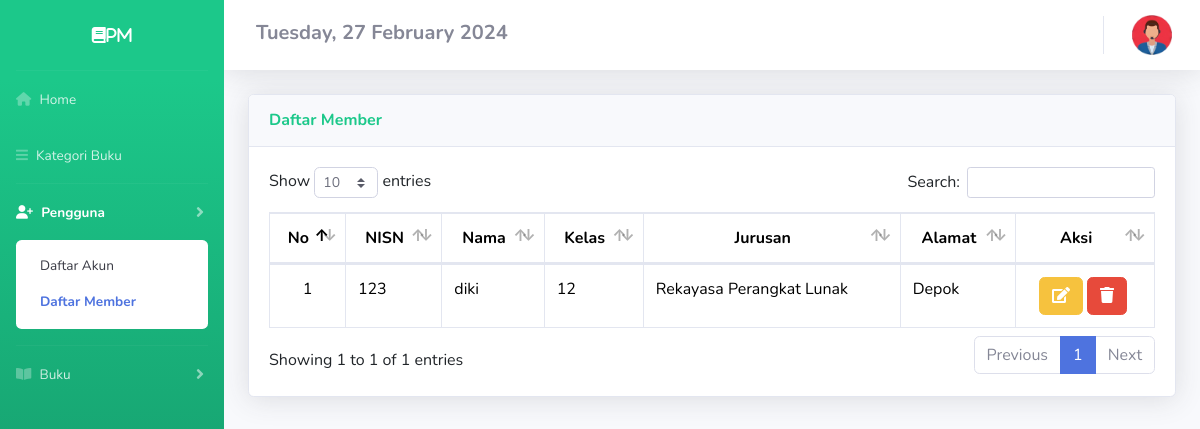
The app's page /DashboardAdmin/member.php (signed in), older data.
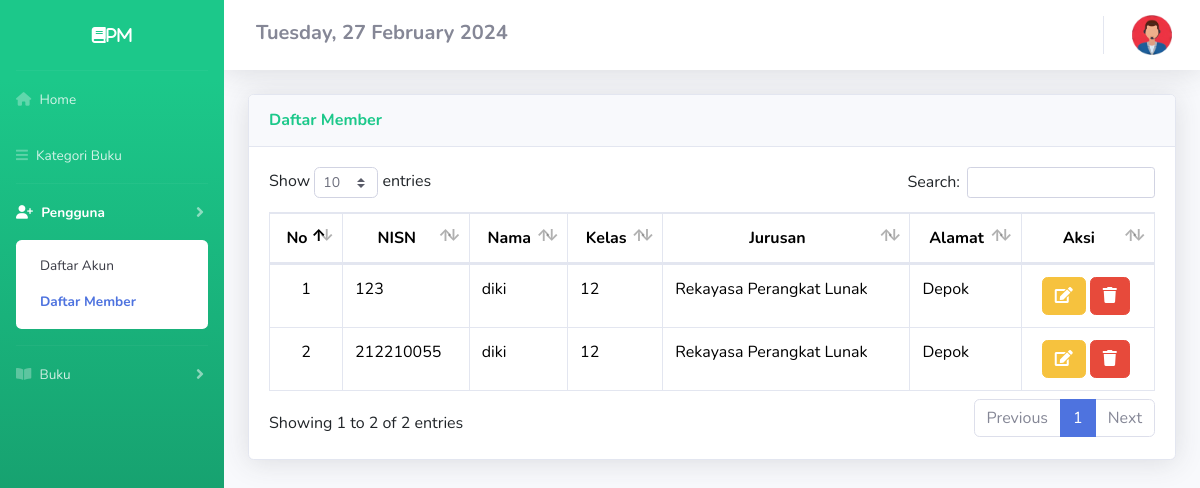
The same page, newer data.
### tables this page shows
CREATE TABLE `member` (
  `nisn` int(11) NOT NULL,
  `nama` varchar(50) NOT NULL,
  `password` varchar(50) NOT NULL,
  `kelas` varchar(50) NOT NULL,
  `jurusan` varchar(50) NOT NULL,
  `alamat` varchar(50) NOT NULL
);

### config/config.php (called while the page is built, shortened)
<?php
$host = "127.0.0.1";
$username = "root";
$password = "";
$database_name = "ukk_king212";
$connection = mysqli_connect($host, $username, $password, $database_name);
function queryReadData($dataKategori)
{
  global $connection;
  $result = mysqli_query($connection, $dataKategori);
  $items = [];
  while ($item = mysqli_fetch_assoc($result)) {
    $items[] = $item;
  }
  return $items;
}

### DashboardAdmin/member.php (the view, shortened to what this page needs)
<?php
require "../config/config.php";
$member = queryReadData("SELECT * FROM member");
?>
<!DOCTYPE html>
<html lang="en">
<head>
  <link href="https://cdn.jsdelivr.net/npm/bootstrap@5.3.2/dist/css/bootstrap.min.css" rel="stylesheet">
  <link href="../assets2/vendor/fontawesome-free/css/all.min.css" rel="stylesheet" type="text/css">
  <link href="../assets2/css/sb-admin-2.min.css" rel="stylesheet">
  <link href="../assets2/vendor/datatables/dataTables.bootstrap4.min.css" rel="stylesheet">
</head>
<body id="page-top">
  <div id="wrapper">
    <ul class="navbar-nav bg-gradient-success sidebar sidebar-dark accordion" id="accordionSidebar">
      <div class="sticky-top">
        <a class="sidebar-brand d-flex align-items-center justify-content-center" href="member.php">
          <div class="sidebar-brand-text fas fa-book">PM</div>
        </a>
        <hr class="sidebar-divider my-0">
        <li class="nav-item">
          <a class="nav-link" href="index.php">
            <i class="fa-solid fa-house"></i>
            <span>Home</span></a>
        </li>
        <li class="nav-item">
          <a class="nav-link" href="kategori.php">
            <i class="fas fa-bars"></i>
            <span>Kategori Buku</span></a>
        </li>
        <hr class="sidebar-divider my-0">
        <li class="nav-item active">
          <a class="nav-link collapsed" href="#" data-toggle="collapse" data-target="#collapseTwo" aria-expanded="true" aria-controls="collapseTwo">
            <i class="fa-solid fa-user-plus"></i>
            <span>Pengguna</span>
          </a>
          <div id="collapseTwo" class="collapse show" aria-labelledby="headingTwo" data-parent="#accordionSidebar">
            <div class="bg-white py-2 collapse-inner rounded ">
              <a class="collapse-item" href="akun.php">Daftar Akun</a>
              <a class="collapse-item active" href="member.php">Daftar Member</a>
            </div>
          </div>
        </li>
        <hr class="sidebar-divider my-0">
        <li class="nav-item">
          <a class="nav-link collapsed" href="#" data-toggle="collapse" data-target="#collapseUtilities" aria-expanded="true" aria-controls="collapseUtilities">
            <i class="fas fa-book-open"></i>
            <span>Buku</span>
          </a>
        </li>
    </ul>
    <?php
    $day = date('l');
    $dayOfMonth = date('d');
    $month = date('F');
    $year = date('Y');
    ?>
    <div id="content-wrapper" class="d-flex flex-column">
      <div id="content">
        <nav class="navbar navbar-expand navbar-light bg-white topbar mb-4 static-top shadow">
          <h5 class="mt-1 mx-3 fw-bold"><span class="fs-5 text-secondary"> <?php echo $day . ", " . $dayOfMonth . " " . " " . $month . " " . $year; ?> </span></h5>
          <ul class="navbar-nav ml-auto">
            <li class="nav-item dropdown no-arrow">
              <a class="nav-link dropdown-toggle" href="#" id="userDropdown" role="button" data-toggle="dropdown" aria-haspopup="true" aria-expanded="false">
                <img src="../assets/adminLogo.png" alt="memberLogo" width="40px">
              </a>
            </li>
          </ul>
        </nav>
        <div class="container-fluid">
          <div class="card shadow mb-4">
            <div class="card-header py-3">
              <h6 class="m-0 font-weight-bold text-success">Daftar Member</h6>
            </div>
            <div class="card-body">
              <div class="table-responsive">
                <table class="table table-bordered" id="dataTable" width="100%" cellspacing="0">
                  <thead>
                    <tr align="center">
                      <th>No</th>
                      <th>NISN</th>
                      <th>Nama</th>
                      <th>Kelas</th>
                      <th>Jurusan</th>
                      <th>Alamat</th>
                      <th>Aksi</th>
                    </tr>
                  </thead>
                  <tbody>
                    <?php
                    $no = 1;
                    foreach ($member as $item) :
                      $nisn = $item['nisn'];
                    ?>
                      <tr>
                        <td align="center"><?php echo $no++ ?></td>
                        <td><?php echo $item['nisn'] ?></td>
                        <td><?php echo $item['nama'] ?></td>
                        <td><?php echo $item['kelas'] ?></td>
                        <td><?php echo $item['jurusan'] ?></td>
                        <td><?php echo $item['alamat'] ?></td>
                        <td align="center">
                          <a title="edit" data-toggle="modal" data-target="#edit<?= $nisn; ?>" class="btn btn-warning" title="Edit"><i class="fas fa-edit"></i></a>
                          <a title="hapus" data-toggle="modal" data-target="#del<?= $nisn; ?>" class="btn btn-danger" title="Hapus"><i class="fas fa-trash"></i></a>&nbsp;
                        </td>
                      </tr>
                    <?php endforeach; ?>
                  </tbody>
                </table>
              </div>
            </div>
          </div>
        </div>
      </div>
    </div>
</body>
</html>

Row changes from the older to the newer data that the page shows:
added member: nisn "212210055", nama "diki", kelas "12", jurusan "Rekayasa Perangkat Lunak", alamat "Depok"
Text that changed along with them:
text written by a page script: "Show entries Search: Showing 1 to 1 of 1 entries Previous 1 Next" → "Show entries Search: Showing 1 to 2 of 2 entries Previous 1 Next"
